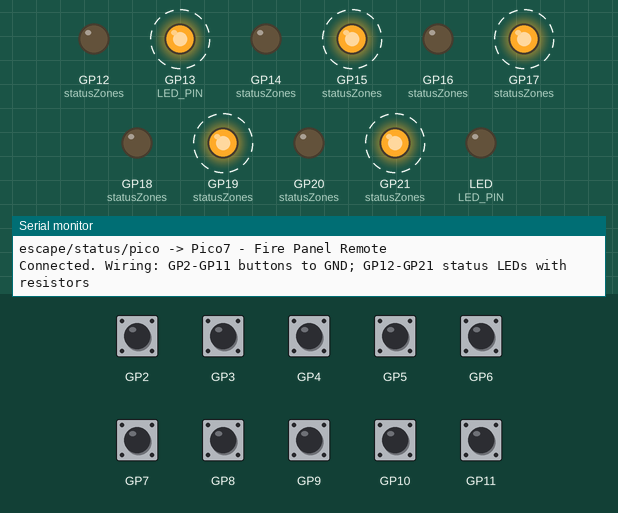
A program run on a simulated Raspberry Pi Pico W. Parts: output pins drawn as LEDs (lit = HIGH), the last lines printed to the serial monitor. Dashed ring = blinking. The inputs (shaded band) are chosen by the test bench; at power-on: GP2–11 HIGH. WiFi joins after 1.5 s; servers stay silent unless stated; no MQTT or app messages arrive unless stated.

Above: at 5.32 s.
5.8 s: GP3 pulled LOW for 0.15 s
At 6.55 s:
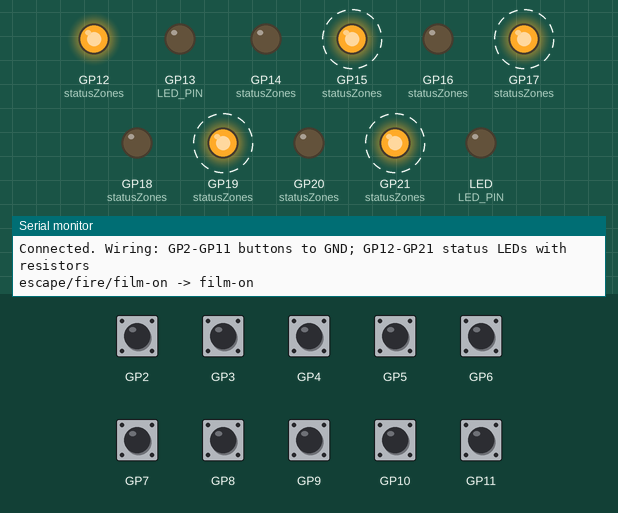
8.9 s: GP4 pulled LOW for 0.15 s
At 9.0 s:
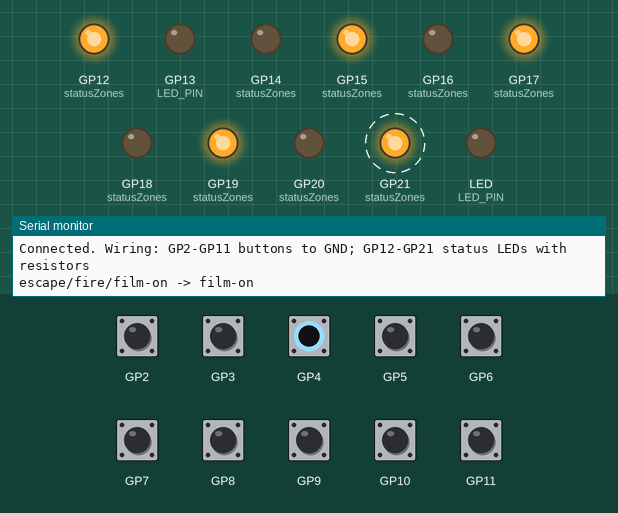
12.0 s: GP5 pulled LOW for 0.15 s
At 12.68 s:
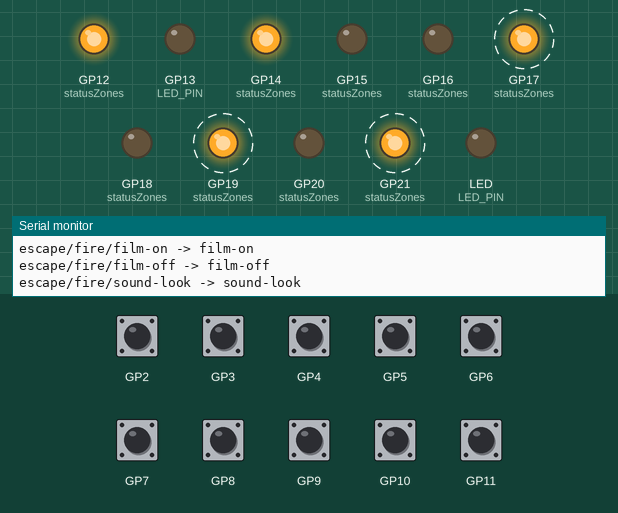
15.1 s: GP10 pulled LOW for 0.15 s
At 15.75 s:
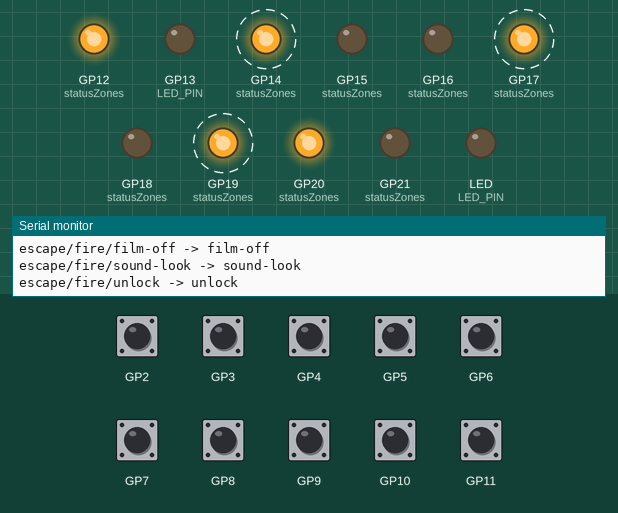
18.2 s: GP7 pulled LOW for 0.15 s
At 18.82 s:
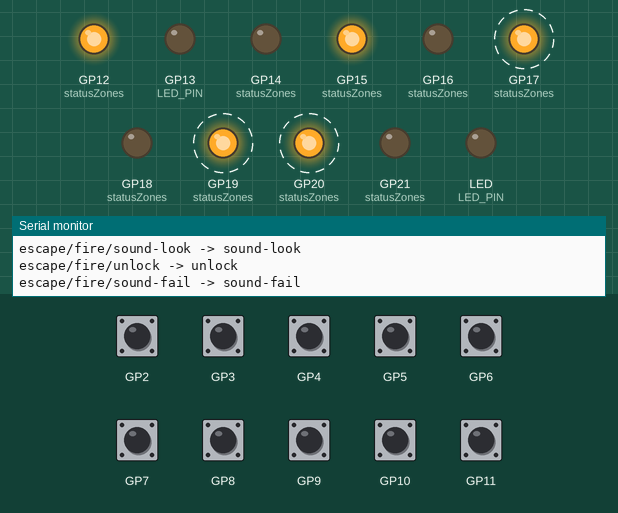
21.3 s: GP11 pulled LOW for 0.15 s
At 21.6 s:
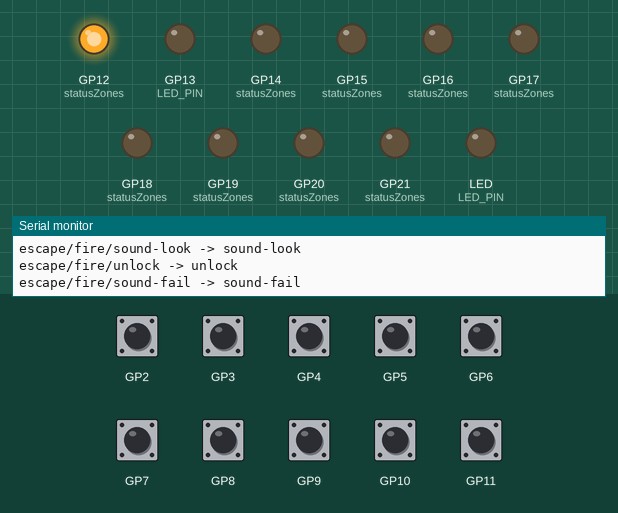
Timing chart, 0 to 25.3 s (numbered marks = the images above; inputs shaded):
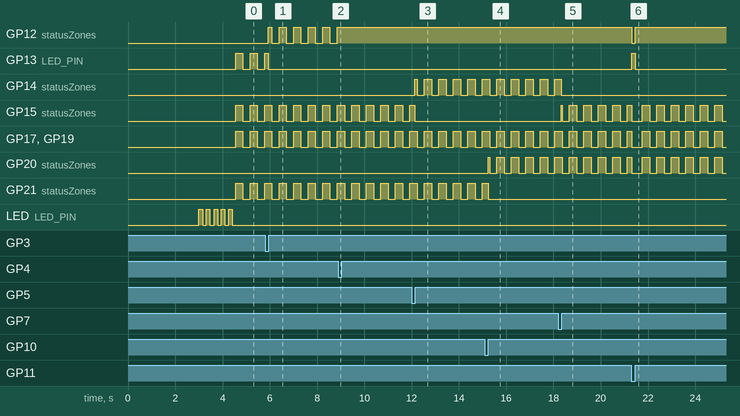

Measured:
- after the input at 5.8 s, GP12 (statusZones): LOW → HIGH after 0.13 s, then repeats every 0.61 s: LOW 0.31 s, HIGH 0.31 s
- after the input at 8.9 s, GP12 (statusZones): stops changing and stays HIGH
- after the input at 12.0 s, GP14 (statusZones): LOW → HIGH after 0.13 s, then repeats every 0.61 s: LOW 0.31 s, HIGH 0.31 s
- after the input at 15.1 s, GP20 (statusZones): LOW → HIGH after 0.14 s, then repeats every 0.61 s: LOW 0.31 s, HIGH 0.31 s
- after the input at 18.2 s, GP15 (statusZones): LOW → HIGH after 0.13 s, then repeats every 0.61 s: LOW 0.31 s, HIGH 0.31 s
- after the input at 21.3 s, GP12 (statusZones): HIGH → LOW at once, → HIGH 0.14 s later; GP13 (LED_PIN): LOW → HIGH at once, → LOW 0.14 s later
- by itself, GP17 (statusZones), GP19 (statusZones): repeats every 0.61 s: HIGH 0.31 s, LOW 0.31 s

The program:

main.cpp
```cpp
#include <Arduino.h>
#include <WiFi.h>
#include <PubSubClient.h>
#include <cstring>

#include "../../shared/EscapeRoomProtocol.h"
#include "../../shared/PicoStatusReport.h"

#ifndef WIFI_SSID
#define WIFI_SSID "VenueWifi"
#endif

#ifndef WIFI_PASS
#define WIFI_PASS "VenuePassword"
#endif

#ifndef MQTT_BROKER
#define MQTT_BROKER "ceenypie.local"
#endif

#ifndef MQTT_BROKER_FALLBACK
#define MQTT_BROKER_FALLBACK ""
#endif

#ifndef MQTT_BROKER_PORT
#define MQTT_BROKER_PORT 1883
#endif

#ifndef MQTT_CLIENT_ID
#define MQTT_CLIENT_ID "pico7-fire-panel"
#endif

constexpr int LED_PIN = LED_BUILTIN;
constexpr unsigned long DEBOUNCE_MS = 120;
constexpr unsigned long MQTT_RETRY_MS = 3000;
constexpr unsigned long TELEMETRY_MS = 1000;
constexpr unsigned long BLINK_MS = 300;
constexpr unsigned long RESET_HOLD_MS = 5000;
constexpr unsigned long RESET_STAGE_MS = 1000;
constexpr unsigned long RESET_FLASH_ALL_MS = 900;
constexpr int MQTT_ATTEMPTS_PER_HOST = 3;

enum class LedMode {
    Off,
    SolidGreen,
    SolidRed,
    FlashGreen,
    FlashRed,
    AlternatingRedGreen,
};

struct FireButton {
    const char* name;
    const char* topic;
    int pin;
    int lastState;
    unsigned long stableStart;
    bool pressRegistered;
};

struct StatusZone {
    const char* name;
    int greenPin;
    int redPin;
    LedMode mode;
};

FireButton fireButtons[] = {
    {"status", EscapeTopic::FIRE_STATUS, 2, HIGH, 0, false},
    {"film-on", EscapeTopic::FIRE_FILM_ON, 3, HIGH, 0, false},
    {"film-off", EscapeTopic::FIRE_FILM_OFF, 4, HIGH, 0, false},
    {"sound-look", EscapeTopic::FIRE_SOUND_LOOK, 5, HIGH, 0, false},
    {"sound-crash", EscapeTopic::FIRE_SOUND_CRASH, 6, HIGH, 0, false},
    {"sound-fail", EscapeTopic::FIRE_SOUND_FAIL, 7, HIGH, 0, false},
    {"sound-pass", EscapeTopic::FIRE_SOUND_PASS, 8, HIGH, 0, false},
    {"sound-bake", EscapeTopic::FIRE_SOUND_BAKE, 9, HIGH, 0, false},
    {"unlock", EscapeTopic::FIRE_UNLOCK, 10, HIGH, 0, false},
    {"reset-all", EscapeTopic::FIRE_RESET_ALL, 11, HIGH, 0, false},
};

StatusZone statusZones[] = {
    {"film", 12, 13, LedMode::FlashRed},
    {"sound", 14, 15, LedMode::FlashRed},
    {"picture", 16, 17, LedMode::FlashRed},
    {"buttons", 18, 19, LedMode::FlashRed},
    {"pot", 20, 21, LedMode::FlashRed},
};

WiFiClient wifiClient;
PubSubClient mqtt(wifiClient);
unsigned long lastTelemetryAt = 0;
unsigned long lastBlinkAt = 0;
bool blinkOn = false;
bool resetHoldActive = false;
bool resetPublishedForHold = false;
unsigned long resetHoldStart = 0;
unsigned long resetFlashAllUntil = 0;

void publishEvent(const char* topic, const char* payload);
void publishStartupReport();

bool topicMatches(const char* left, const char* right) {
    return strcmp(left, right) == 0;
}

LedMode ledModeFromText(const String& text) {
    if (text == "ready" || text == "solid-green") {
        return LedMode::SolidGreen;
    }

    if (text == "offline" || text == "solid-red") {
        return LedMode::SolidRed;
    }

    if (text == "active" || text == "playing" || text == "triggered" || text == "physical-reset" || text == "flash-green") {
        return LedMode::FlashGreen;
    }

    if (text == "wrong" || text == "error" || text == "checking" || text == "flash-red") {
        return LedMode::FlashRed;
    }

    if (text == "alternating" || text == "alternating-red-green") {
        return LedMode::AlternatingRedGreen;
    }

    return LedMode::Off;
}

void setZonePins(StatusZone& zone, bool greenOn, bool redOn) {
    digitalWrite(zone.greenPin, greenOn ? HIGH : LOW);
    digitalWrite(zone.redPin, redOn ? HIGH : LOW);
}

void applyLedMode(StatusZone& zone) {
    switch (zone.mode) {
        case LedMode::SolidGreen:
            setZonePins(zone, true, false);
            break;
        case LedMode::SolidRed:
            setZonePins(zone, false, true);
            break;
        case LedMode::FlashGreen:
            setZonePins(zone, blinkOn, false);
            break;
        case LedMode::FlashRed:
            setZonePins(zone, false, blinkOn);
            break;
        case LedMode::AlternatingRedGreen:
            setZonePins(zone, blinkOn, !blinkOn);
            break;
        case LedMode::Off:
            setZonePins(zone, false, false);
            break;
    }
}

void updateAllLeds() {
    for (StatusZone& zone : statusZones) {
        applyLedMode(zone);
    }
}

void setAllZones(LedMode mode) {
    for (StatusZone& zone : statusZones) {
        zone.mode = mode;
    }
    updateAllLeds();
}

void setAllRedLeds(bool on) {
    for (StatusZone& zone : statusZones) {
        digitalWrite(zone.redPin, on ? HIGH : LOW);
        digitalWrite(zone.greenPin, LOW);
    }
}

void showResetCountdown(unsigned long heldMs) {
    int activeIndex = static_cast<int>(heldMs / RESET_STAGE_MS);
    if (activeIndex >= 5) {
        activeIndex = 4;
    }

    bool stageBlinkOn = ((heldMs / 250) % 2) == 0;

    for (int index = 0; index < 5; ++index) {
        digitalWrite(statusZones[index].greenPin, LOW);
        digitalWrite(statusZones[index].redPin, index == activeIndex && stageBlinkOn ? HIGH : LOW);
    }
}

bool resetFlashAllActive() {
    if (resetFlashAllUntil == 0) {
        return false;
    }

    if (millis() >= resetFlashAllUntil) {
        resetFlashAllUntil = 0;
        setAllZones(LedMode::FlashRed);
        publishEvent(EscapeTopic::FIRE_STATUS, "status");
        return false;
    }

    bool flashOn = ((millis() / 150) % 2) == 0;
    setAllRedLeds(flashOn);
    return true;
}

void publishEvent(const char* topic, const char* payload) {
    Serial.print(topic);
    Serial.print(" -> ");
    Serial.println(payload);

    if (mqtt.connected()) {
        mqtt.publish(topic, payload);
    }
}

void handleLedCommand(const String& message) {
    int separator = message.indexOf('=');
    if (separator <= 0 || separator >= static_cast<int>(message.length()) - 1) {
        return;
    }

    String zoneName = message.substring(0, separator);
    String modeText = message.substring(separator + 1);
    zoneName.trim();
    modeText.trim();

    if (zoneName == "all") {
        setAllZones(ledModeFromText(modeText));
        return;
    }

    for (StatusZone& zone : statusZones) {
        if (zoneName == zone.name) {
            zone.mode = ledModeFromText(modeText);
            applyLedMode(zone);
            return;
        }
    }
}

void handleMessage(char* topic, byte* payload, unsigned int length) {
    String message;

    for (unsigned int i = 0; i < length; ++i) {
        message += static_cast<char>(payload[i]);
    }

    String topicText(topic);

    if (topicText == EscapeTopic::FIRE_PANEL_LED_COMMAND) {
        handleLedCommand(message);
    } else if (topicText == EscapeTopic::STATUS_REQUEST) {
        publishEvent("escape/telemetry/fire-panel/status", "ready");
        publishStartupReport();
    }
}

void blinkBuiltIn(int count, int delayMs = 150) {
    for (int i = 0; i < count; ++i) {
        digitalWrite(LED_PIN, HIGH);
        delay(delayMs);
        digitalWrite(LED_PIN, LOW);
        delay(delayMs);
    }
}

void connectWiFi() {
    WiFi.begin(WIFI_SSID, WIFI_PASS);

    while (WiFi.status() != WL_CONNECTED) {
        digitalWrite(LED_PIN, !digitalRead(LED_PIN));
        delay(500);
    }

    digitalWrite(LED_PIN, LOW);
    blinkBuiltIn(2);
}

bool tryConnectMQTT(const char* broker) {
    if (broker == nullptr || broker[0] == '\0') {
        return false;
    }

    mqtt.setServer(broker, MQTT_BROKER_PORT);
    mqtt.setCallback(handleMessage);

    for (int attempt = 0; attempt < MQTT_ATTEMPTS_PER_HOST && !mqtt.connected(); ++attempt) {
        if (mqtt.connect(MQTT_CLIENT_ID)) {
            mqtt.subscribe(EscapeTopic::FIRE_PANEL_LED_COMMAND);
            mqtt.subscribe(EscapeTopic::STATUS_REQUEST);
            blinkBuiltIn(3);
            publishEvent("escape/telemetry/fire-panel/status", "ready");
            publishStartupReport();
            return true;
        }

        delay(MQTT_RETRY_MS);
    }

    return false;
}

void connectMQTT() {
    while (!mqtt.connected()) {
        if (tryConnectMQTT(MQTT_BROKER) || tryConnectMQTT(MQTT_BROKER_FALLBACK)) {
            return;
        }
    }
}

void publishStartupReport() {
    publishEvent(EscapeTopic::PICO_STATUS_REPORT, EscapePicoStatus::PICO7_REPORT);
}

void publishTelemetry() {
    if (!mqtt.connected() || millis() - lastTelemetryAt < TELEMETRY_MS) {
        return;
    }

    lastTelemetryAt = millis();

    String payload = "ready=1";
    for (StatusZone& zone : statusZones) {
        payload += ",";
        payload += zone.name;
        payload += "=";
        payload += static_cast<int>(zone.mode);
    }

    mqtt.publish("escape/telemetry/fire-panel/status", payload.c_str());
}

void updateBlink() {
    if (resetFlashAllActive() || resetHoldActive) {
        return;
    }

    unsigned long now = millis();
    if (now - lastBlinkAt < BLINK_MS) {
        return;
    }

    lastBlinkAt = now;
    blinkOn = !blinkOn;
    updateAllLeds();
}

void handleResetButton(FireButton& button, int state, unsigned long now) {
    if (state == LOW && !resetHoldActive) {
        resetHoldActive = true;
        resetPublishedForHold = false;
        resetHoldStart = now;
    }

    if (state == LOW && resetHoldActive) {
        unsigned long heldMs = now - resetHoldStart;

        if (!resetPublishedForHold && heldMs >= RESET_HOLD_MS) {
            resetPublishedForHold = true;
            button.pressRegistered = true;
            publishEvent(button.topic, button.name);
            resetFlashAllUntil = now + RESET_FLASH_ALL_MS;
        }

        if (!resetPublishedForHold) {
            showResetCountdown(heldMs);
        }
        return;
    }

    if (state == HIGH && resetHoldActive) {
        resetHoldActive = false;
        resetPublishedForHold = false;
        resetHoldStart = 0;

        if (resetFlashAllUntil == 0) {
            updateAllLeds();
        }
    }

    if (state == HIGH && button.pressRegistered && now - button.stableStart >= DEBOUNCE_MS) {
        button.pressRegistered = false;
    }
}

void checkButtons() {
    unsigned long now = millis();

    for (FireButton& button : fireButtons) {
        int state = digitalRead(button.pin);

        if (state != button.lastState) {
            button.lastState = state;
            button.stableStart = now;
        }

        if (topicMatches(button.topic, EscapeTopic::FIRE_RESET_ALL)) {
            handleResetButton(button, state, now);
            continue;
        }

        if (state == LOW && !button.pressRegistered && now - button.stableStart >= DEBOUNCE_MS) {
            button.pressRegistered = true;
            publishEvent(button.topic, button.name);

            if (topicMatches(button.topic, EscapeTopic::FIRE_STATUS)) {
                setAllZones(LedMode::FlashRed);
            } else if (topicMatches(button.topic, EscapeTopic::FIRE_FILM_ON)) {
                statusZones[0].mode = LedMode::FlashGreen;
                applyLedMode(statusZones[0]);
            } else if (topicMatches(button.topic, EscapeTopic::FIRE_FILM_OFF)) {
                statusZones[0].mode = LedMode::SolidGreen;
                applyLedMode(statusZones[0]);
            } else if (topicMatches(button.topic, EscapeTopic::FIRE_SOUND_FAIL)) {
                statusZones[1].mode = LedMode::FlashRed;
                applyLedMode(statusZones[1]);
            } else if (
                topicMatches(button.topic, EscapeTopic::FIRE_SOUND_LOOK) ||
                topicMatches(button.topic, EscapeTopic::FIRE_SOUND_CRASH) ||
                topicMatches(button.topic, EscapeTopic::FIRE_SOUND_PASS) ||
                topicMatches(button.topic, EscapeTopic::FIRE_SOUND_BAKE)
            ) {
                statusZones[1].mode = LedMode::FlashGreen;
                applyLedMode(statusZones[1]);
            } else if (topicMatches(button.topic, EscapeTopic::FIRE_UNLOCK)) {
                statusZones[4].mode = LedMode::FlashGreen;
                applyLedMode(statusZones[4]);
            }
        }

        if (state == HIGH && button.pressRegistered && now - button.stableStart >= DEBOUNCE_MS) {
            button.pressRegistered = false;
        }
    }
}

void setup() {
    Serial.begin(115200);
    delay(1500);

    pinMode(LED_PIN, OUTPUT);

    for (FireButton& button : fireButtons) {
        pinMode(button.pin, INPUT_PULLUP);
        button.lastState = digitalRead(button.pin);
        button.stableStart = millis();
    }

    for (StatusZone& zone : statusZones) {
        pinMode(zone.greenPin, OUTPUT);
        pinMode(zone.redPin, OUTPUT);
    }
    setAllZones(LedMode::FlashRed);

    connectWiFi();
    connectMQTT();
}

void loop() {
    if (WiFi.status() != WL_CONNECTED) {
        connectWiFi();
    }

    if (!mqtt.connected()) {
        connectMQTT();
    }

    mqtt.loop();
    checkButtons();
    updateBlink();
    publishTelemetry();
    delay(20);
}
```
